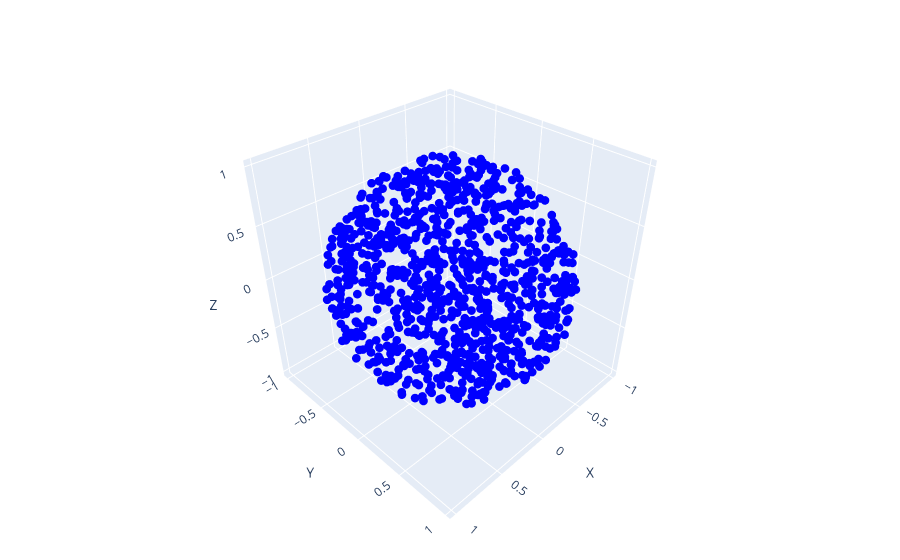

Notebook source saved alongside this figure:
### Code cell
#%matplotlib inline
plot_poincare_sphere(S_traj)
#plot_poincare_sphere(S_in,color='red')

### Figure 1 — Plotly figure (JSON) as saved in the notebook; plotly's stock layout.template omitted (floating-point values rounded to 4 significant figures; data arrays with more than 128 entries replaced by an {"elided": "..."} marker saying what was removed)
{"data": [{"line": {"color": "blue", "width": 2}, "marker": {"size": 3}, "mode": "markers", "type": "scatter3d", "x": {"elided": "1001 float values"}, "y": {"elided": "1001 float values"}, "z": {"elided": "1001 float values"}}], "layout": {"margin": {"b": 0, "l": 0, "r": 0, "t": 0}, "scene": {"aspectratio": {"x": 1, "y": 1, "z": 1}, "camera": {"eye": {"x": 1.5, "y": 1.5, "z": 1.5}, "up": {"x": 0, "y": 0, "z": 1}}, "domain": {"x": [0, 1], "y": [0, 1]}, "xaxis": {"title": {"text": "X"}}, "yaxis": {"title": {"text": "Y"}}, "zaxis": {"title": {"text": "Z"}}}}}
